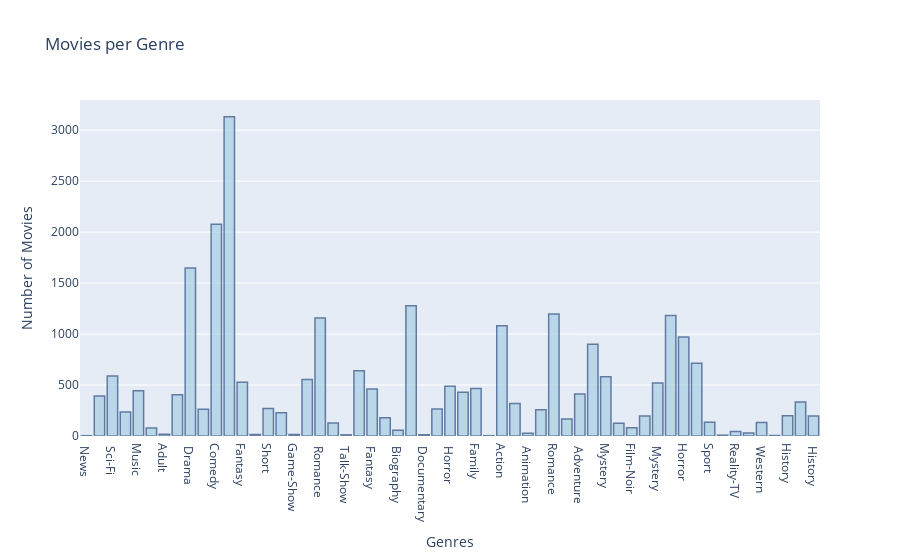

Source (notebook cell):
### Code cell
# Add columns based on new generes
genres_dic = {j:[1 if j in i else 0 for i in movies["Genre"]] for j in genres}
# Plotting movies per genre
data = [go.Bar(
            x=list(genres_dic.keys()),
            y=[sum(i) for i in genres_dic.values()]
    )]
fig = go.Figure(data=data)
fig.update_traces(marker_color='rgb(158,202,225)', marker_line_color='rgb(8,48,107)',
                  marker_line_width=1.5, opacity=0.6)
fig.update_layout(
    title="Movies per Genre",
    xaxis_title="Genres",
    yaxis_title="Number of Movies",
)

iplot(fig)
# There is an N/A genre - removing
del genres_dic['N/A']

### Figure 1 — Plotly figure (JSON) as saved in the notebook; plotly's stock layout.template omitted (floating-point values rounded to 4 significant figures)
{"data": [{"marker": {"color": "rgb(158,202,225)", "line": {"color": "rgb(8,48,107)", "width": 1.5}}, "opacity": 0.6, "type": "bar", "x": [" News", " Music", " Sci-Fi", "Musical", "Music", " Film-Noir", "Adult", " Family", " Drama", "Documentary", "Comedy", "Drama", "Fantasy", "Talk-Show", "Short", "Biography", "Game-Show", " Comedy", " Romance", " Sport", " Talk-Show", "Sci-Fi", " Fantasy", "Western", " Biography", "Thriller", " Documentary", "War", " Horror", " Crime", "Family", " Adult", "Action", "Animation", " Animation", " War", "Romance", " Short", " Adventure", "Crime", "Mystery", " Action", "Film-Noir", " Musical", " Mystery", " Thriller", "Horror", "Adventure", "Sport", "News", "Reality-TV", " Reality-TV", " Western", " Game-Show", "History", "N/A", " History"], "y": [3, 392, 588, 235, 444, 79, 16, 404, 1649, 262, 2076, 3131, 527, 15, 269, 229, 15, 554, 1157, 128, 11, 641, 460, 180, 57, 1278, 12, 264, 488, 430, 467, 3, 1081, 320, 27, 257, 1197, 166, 412, 901, 580, 126, 82, 197, 519, 1182, 972, 713, 135, 8, 45, 29, 133, 5, 198, 334, 195]}], "layout": {"title": {"text": "Movies per Genre"}, "xaxis": {"title": {"text": "Genres"}}, "yaxis": {"title": {"text": "Number of Movies"}}}}
